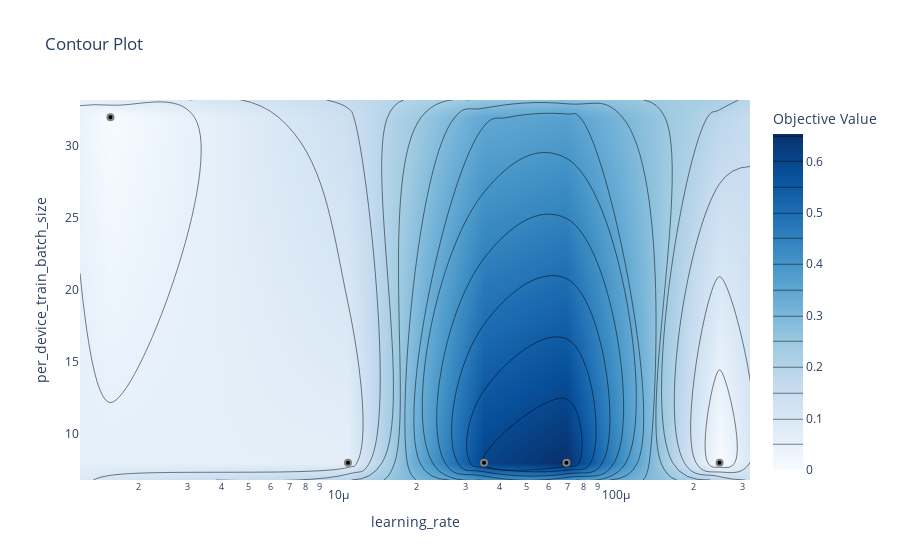

The notebook cell saved with this chart:
### Code cell
optuna.visualization.plot_contour(study)

### Figure 1 — Plotly figure (JSON) as saved in the notebook; plotly's stock layout.template omitted (floating-point values rounded to 4 significant figures)
{"data": [{"colorbar": {"title": {"text": "Objective Value"}}, "colorscale": [[0, "rgb(247,251,255)"], [0.125, "rgb(222,235,247)"], [0.25, "rgb(198,219,239)"], [0.375, "rgb(158,202,225)"], [0.5, "rgb(107,174,214)"], [0.625, "rgb(66,146,198)"], [0.75, "rgb(33,113,181)"], [0.875, "rgb(8,81,156)"], [1, "rgb(8,48,107)"]], "connectgaps": true, "contours": {"coloring": "heatmap"}, "hoverinfo": "none", "line": {"smoothing": 1.3}, "reversescale": false, "type": "contour", "x": [1.234e-06, 1.588e-06, 1.137e-05, 3.511e-05, 6.95e-05, 0.0002472, 0.0003181], "y": [6.8, 8, 32, 33.2], "z": [[null, null, null, null, null, null, null], [null, null, 0.06452, 0.6047, 0.6531, 0, null], [null, 0, null, null, null, null, null], [null, null, null, null, null, null, null]]}, {"marker": {"color": "black", "line": {"color": "Gray", "width": 2}}, "mode": "markers", "name": "Feasible Trial", "showlegend": false, "type": "scatter", "x": [1.588e-06, 6.95e-05, 0.0002472, 1.137e-05, 3.511e-05], "y": [32, 8, 8, 8, 8]}, {"marker": {"color": "#cccccc", "line": {"color": "Gray", "width": 2}}, "mode": "markers", "name": "Infeasible Trial", "showlegend": false, "type": "scatter", "x": [], "y": []}], "layout": {"title": {"text": "Contour Plot"}, "xaxis": {"range": [-5.909, -3.497], "title": {"text": "learning_rate"}, "type": "log"}, "yaxis": {"range": [6.8, 33.2], "title": {"text": "per_device_train_batch_size"}}}}
